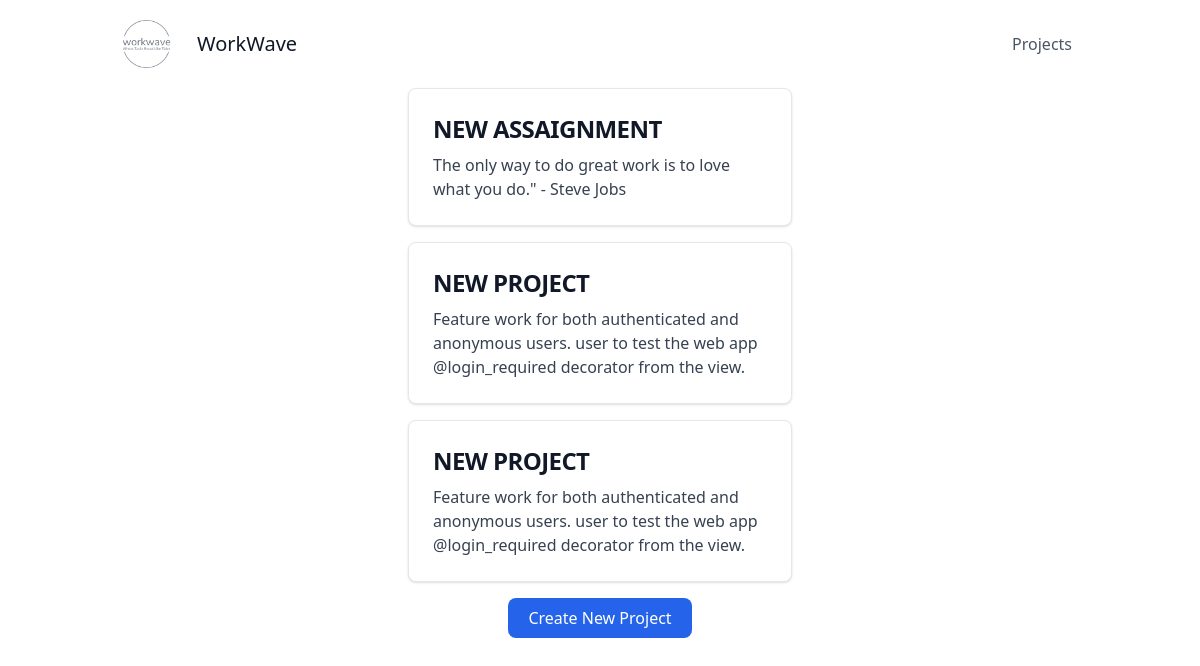
/projects/, run on the app's committed database.
### tasks/models.py (models this page shows, shortened)
class Project(models.Model):
    name = models.CharField(max_length=255)
    description = models.TextField()
    start_date = models.DateField()
    end_date = models.DateField()
    owner = models.ForeignKey(User, on_delete=models.SET_NULL, null=True, blank=True)
    class Meta:
        app_label = 'tasks'  # Add this line

### tasks/views.py (the view)
# urls.py: path('projects/', project_list, name='project_list'),
def project_list(request):
    projects = Project.objects.all()
    return render(request, 'tasks/project_list.html', {'projects': projects})

### tasks/templates/tasks/project_list.html (shortened to what this page needs)
{% extends 'base.html' %} {% block title %}Projects - WorkWave{% endblock %}
{%block content %}
<ul class="flex flex-col items-center justify-center space-y-4">
  {% for project in projects %}
  <a
    href="{% url 'project_detail' project.id %}"
    class="block max-w-sm p-6 bg-white border border-gray-200 rounded-lg shadow hover:bg-gray-100 w-full"
  >
    <h5 class="mb-2 text-2xl font-bold tracking-tight text-gray-900">
      {{ project.name }}
    </h5>
    <p class="font-normal text-gray-700">{{ project.description }}</p>
  </a>
  {% endfor %}
  <a
    class="py-2 px-5 bg-blue-600 text-white rounded-lg mt-6"
    href="{% url 'project_create' %}"
    >Create New Project</a
  >
  {% endblock %}

### data on the page
Project: name "NEW ASSAIGNMENT", description "The only way to do great work is to love what you do.\" - Steve Jobs"
Project: name "NEW PROJECT", description "Feature work for both authenticated and anonymous users. user to test the web app @login_required decorator from the view."
Project: name "NEW PROJECT", description "Feature work for both authenticated and anonymous users. user to test the web app @login_required decorator from the view."
